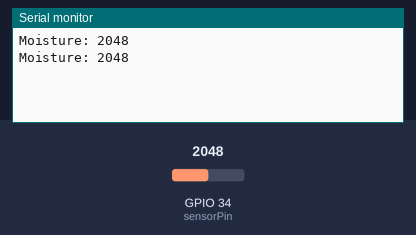
A sketch run on a simulated ESP32. On the bench: the last lines printed to the serial monitor. Inputs (shaded band) come from the test bench; at power-on: GPIO 34 (sensorPin) = 2048.

Above: at 1.8 s.
1.9 s: GPIO 34 (sensorPin) set to 2866
At 2.4 s:
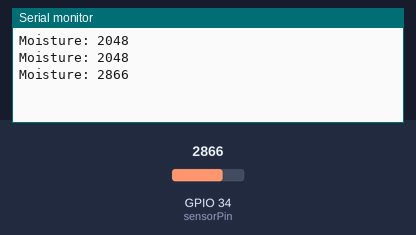
3.4 s: GPIO 34 (sensorPin) set to 3603
At 4.8 s:
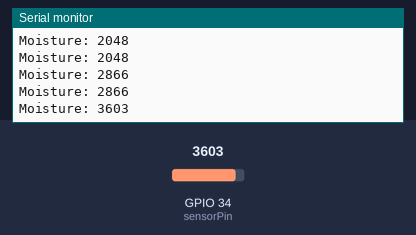
Timing chart, 0 to 6.4 s (numbered marks = the images above; inputs shaded):
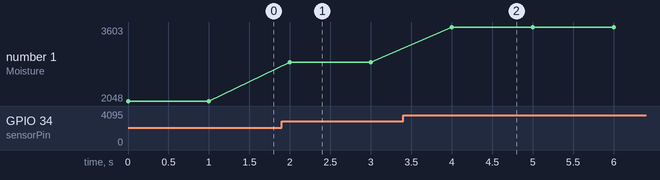

Measured:
- after the input at 1.9 s, the serial monitor: prints a new line after 0.10 s (image 1)
- after the input at 3.4 s, the serial monitor: prints a new line after 0.60 s (image 2)
- plotted number 1: 2048 → 2866 after the input at 1.9 s, 2866 → 3603 after the input at 3.4 s

The sketch:

Moisture-Sensor-Test.ino
```cpp
const int sensorPin = 34;

void setup() {
  Serial.begin(115200);
}

void loop() {
  int moisture = analogRead(sensorPin);

  Serial.print("Moisture: ");
  Serial.println(moisture);

  delay(1000);
}
```
